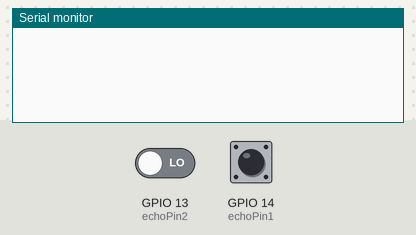
The sketch below on a simulated ESP8266 (NodeMCU). On the bench: the last lines printed to the serial monitor. The inputs (shaded band) are chosen by the test bench; at power-on: GPIO 14 (echoPin1) LOW, GPIO 13 (echoPin2) LOW. WiFi joins after 1.5 s; servers stay silent unless stated.

Above: at 3.0 s.
3.1 s: GPIO 14 (echoPin1) pulsed HIGH 5 times (0.12 s each, 0.3 s apart)
At 6.2 s:
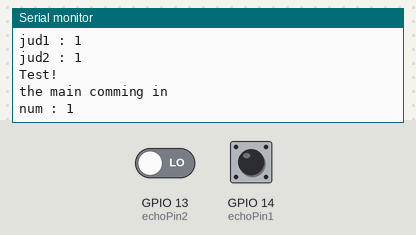
At 9.1 s:
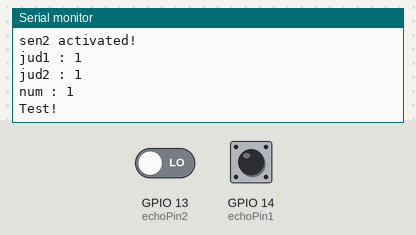

Measured:
- after the input at 3.1 s, the serial monitor: prints a new line after 2.3 s (image 1)

The sketch:

WHO_NotifywithBlynk_UltrasonicWave_vertimer2.ino
```cpp
#define BLYNK_PRINT Serial
#include <ESP8266WiFi.h>
#include <BlynkSimpleEsp8266.h>
#include <SimpleTimer.h>

char auth[] = "sQiF_9zJhEA1m209F2fkonJeiSVM_Yn3"; // nodeMCU3>

// Your WiFi credentials.
// Set password to "" for open networks.
char ssid[] = "AndroidAPchy";
char pass[] = "chan0812";

SimpleTimer timer;

int echoPin1 = 14; //D5, 초음파 센서의 핀번호 설정
int trigPin1 = 12; //D6, 초음파 센서의 핀번호 설정

int echoPin2 = 13; //D7, 초음파 센서의 핀번호 설정
int trigPin2 = 15; //D8, 초음파 센서의 핀번호 설정

int buzzer = 0;    //D3, 부저

int num = 0;      //사람수 카운트
unsigned long rec_sen1 = 0; //센서 활성화 시간 기록
unsigned long rec_sen2 = 0;

int jud1 = 0; // 순서 판단 용
int jud2 = 0;

int limitnum = 2; //방안에는 이 이상 넘을 수 없다.

int who = 15; // Threshold


void Reset(){
jud1 = 0;
jud2 = 0;
rec_sen1 =0;
rec_sen2 =0;
Serial.println("Test!");

}

void setup() {
  // put your setup code here, to run once:
pinMode(trigPin1, OUTPUT); // trig를 출력모드로 설정
pinMode(echoPin1, INPUT); //echo를 입력모드로 설정
pinMode(trigPin2, OUTPUT); // trig를 출력모드로 설정
pinMode(echoPin2, INPUT); //echo를 입력모드로 설정


Serial.begin(9600);
Blynk.begin(auth, ssid, pass);


}

void loop() {
  // put your main code here, to run repeatedly:
  unsigned long currentmillis = millis();
  timer.run();
  Blynk.run();
  float duration1, distance1; //초음파센서의 값
  float duration2, distance2; //초음파센서의 값

   //문과 사람의 거리


  //########## 초음파 센서 1 ################
  digitalWrite(trigPin1, HIGH);// 초음파를 보낸다. 다 보내면 echo가 HIGH 상태로 대기하게 된다.
  delay(10);
  digitalWrite(trigPin1, LOW);
  duration1 = pulseIn(echoPin1, HIGH); // echoPin 이 HIGH를 유지한 시간을 저장 한다.
  distance1 = ((float)(340 * duration1) / 10000) / 2;  // HIGH 였을 때 시간(초음파가 보냈다가 다시 들어온 시간)을 가지고 거리를 계산 한다.
  //Serial.print((int)distance1);
  //Serial.println("cm");// 수정한 값을 출력

  //########### 초음파 센서 2 ###############
  digitalWrite(trigPin2, HIGH);// 초음파를 보낸다. 다 보내면 echo가 HIGH 상태로 대기하게 된다.
  delay(10);
  digitalWrite(trigPin2, LOW);
  duration2 = pulseIn(echoPin2, HIGH); // echoPin 이 HIGH를 유지한 시간을 저장 한다.
  distance2 = ((float)(340 * duration2) / 10000) / 2;  // HIGH 였을 때 시간(초음파가 보냈다가 다시 들어온 시간)을 가지고 거리를 계산 한다.
  //Serial.print((int)distance2);
  //Serial.println("cm");// 수정한 값을 출력


  //########### 센서 활성화 ##########
  if((int)distance1 < who){
     rec_sen1 = currentmillis;
     Serial.println("sen1 activated!");
     jud1 = 1; // sen1 이 마지막
  }

  //Serial.println(currentmillis);
  //Serial.println(rec_sen1);

  // millis를 통해 일정 시간이 지나면 꺼짐.
  if(currentmillis - rec_sen1 >= 3000 && currentmillis - rec_sen1 < 3600){
    Reset();
  }

  if((int)distance2 < who){
      rec_sen2 = currentmillis;
      Serial.println("sen2 activated!");
      jud2=1;  //sen2 이 마지막
  }
  if(currentmillis - rec_sen2 >= 3000 && currentmillis - rec_sen2 < 3600){
    Reset();
  }

  //unsigned long gap = rec_sen2 - rec_sen1;      //gap>0 이면, sen1이 먼저 활성화 되었다.
  //temp1>temp2 이면 sensor1이 먼저 활성화 되었음.

Serial.print("jud1 : ");
Serial.println(jud1);
Serial.print("jud2 : ");
Serial.println(jud2);

//Serial.println(rec_sen1);
//Serial.println(rec_sen2);

long gap = rec_sen2-rec_sen1;

  //################ 사람 수 판단 ##################
  if((jud1 == 1 && jud2 == 1) && (gap)< 0){
    num--;
    Reset();                        // 지나가는 도중 중복 카운트를 피하기 위해
    timer.setTimeout(300, Reset);  // 사람이 지나 간 후 jud 변수 완벽한 초기화를 위해
    Serial.println("the main comming out");
  }

  if((jud1 == 1 && jud2 == 1) && (gap)> 0){
    num++;
    Reset();
    timer.setTimeout(300, Reset);
    Serial.println("the main comming in");
  }

  Serial.print("num : ");
  Serial.println(num);


  //############## 판단조건 ###############
  if(num>=limitnum){

      Blynk.notify("Something is happend in my rooms!");
      Serial.println("Something is Happen!");
      tone(buzzer, 800, 3000);
      delay(10000);
      num=0;
  }

  delay(200);
}
```
